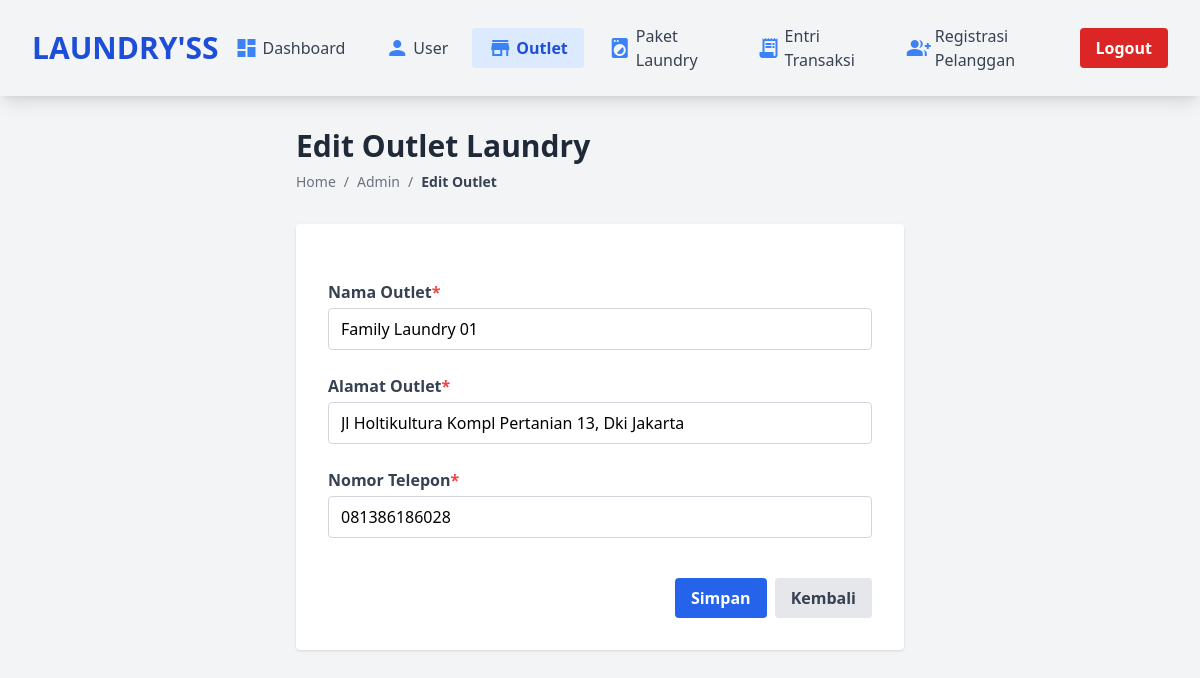
The app's page /admin/ubah_outlet.php?id_outlet=1 with its own data.
### tables this page shows
CREATE TABLE `outlet` (
  `id_outlet` int(11) NOT NULL,
  `nama` varchar(100) NOT NULL,
  `alamat` text NOT NULL,
  `tlp` varchar(15) NOT NULL
);

### admin/ubah_outlet.php (the view, shortened to what this page needs)
<!DOCTYPE html>
<html lang="en">
<head>
    <script src="https://cdn.tailwindcss.com"></script>
</head>
<body class="bg-gray-100 min-h-screen">
   <nav class="bg-blue shadow-lg px-8 py-4 flex items-center justify-between">
        <div class="flex items-center gap-4">
            <span class="text-3xl font-bold text-blue-700">LAUNDRY'SS</span>
        </div>
        <div class="flex items-center gap-2">
            <a href="../index_admin.php" class="flex items-center px-4 py-2 hover:bg-blue-50 rounded transition text-gray-700">
                <span class="material-icons text-blue-500 mr-1">dashboard</span>
                Dashboard
            </a>
            <a href="user.php" class="flex items-center px-4 py-2 hover:bg-blue-50 rounded transition text-gray-700">
                <span class="material-icons text-blue-500 mr-1">person</span>
                User
            </a>
            <a href="./outlet.php" class="flex items-center px-4 py-2 bg-blue-100 text-blue-700 rounded font-semibold">
                <span class="material-icons text-blue-500 mr-1">store</span>
                Outlet
            </a>
            <a href="./paket.php" class="flex items-center px-4 py-2 hover:bg-blue-50 rounded transition text-gray-700">
                <span class="material-icons text-blue-500 mr-1">local_laundry_service</span>
                Paket Laundry
            </a>
            <a href="transaksi.php" class="flex items-center px-4 py-2 hover:bg-blue-50 rounded transition text-gray-700">
                <span class="material-icons text-blue-500 mr-1">receipt_long</span>
                Entri Transaksi
            </a>
            <a href="member.php" class="flex items-center px-4 py-2 hover:bg-blue-50 rounded transition text-gray-700">
                <span class="material-icons text-blue-500 mr-1">group_add</span>
                Registrasi Pelanggan
            </a>
            <a href="./logout.php" class="bg-red-600 px-4 py-2 rounded hover:bg-red-700 font-bold text-white">
                Logout
            </a>
        </div>
    </nav>
    <main class="p-8 max-w-2xl mx-auto">
        <div class="mb-8">
            <h1 class="text-3xl font-bold text-gray-800 mb-2">Edit Outlet Laundry</h1>
            <nav class="text-sm text-gray-500">
                <ol class="list-reset flex">
                    <li><a href="../index_admin.php" class="hover:text-blue-600">Home</a></li>
                    <li><span class="mx-2">/</span></li>
                    <li>Admin</li>
                    <li><span class="mx-2">/</span></li>
                    <li class="text-gray-700 font-semibold">Edit Outlet</li>
                </ol>
            </nav>
        </div>
        <div class="bg-white rounded shadow p-8">
            <?php
                include "koneksi.php";
                $sql = 'select * from outlet where id_outlet = ' .$_GET['id_outlet'] ;
                $result = mysqli_query($conn, $sql);
                $data = mysqli_fetch_assoc($result);
            ?>
            <form action="proses_ubah_outlet.php" method="post" class="space-y-6">
                <div>
                    <label class="block text-gray-700 mb-1 font-semibold">Nama Outlet<span class="text-red-500">*</span></label>
                    <input type="text" name="nama" class="w-full border border-gray-300 rounded px-3 py-2 focus:outline-none focus:ring-2 focus:ring-blue-400" value="<?= $data['nama']?>" required>
                </div>
                <div>
                    <label class="block text-gray-700 mb-1 font-semibold">Alamat Outlet<span class="text-red-500">*</span></label>
                    <input type="text" name="alamat" class="w-full border border-gray-300 rounded px-3 py-2 focus:outline-none focus:ring-2 focus:ring-blue-400" value="<?= $data['alamat']?>" required>
                </div>
                <div>
                    <label class="block text-gray-700 mb-1 font-semibold">Nomor Telepon<span class="text-red-500">*</span></label>
                    <input type="text" name="tlp" class="w-full border border-gray-300 rounded px-3 py-2 focus:outline-none focus:ring-2 focus:ring-blue-400" value="<?= $data['tlp']?>" required>
                </div>
                <div class="flex justify-end gap-2 pt-4">
                    <button type="submit" class="px-4 py-2 rounded bg-blue-600 hover:bg-blue-700 text-white font-semibold">Simpan</button>
                    <a href="./admin/outlet.php" class="px-4 py-2 rounded bg-gray-200 hover:bg-gray-300 text-gray-700 font-semibold">Kembali</a>
                </div>
            </form>
        </div>
    </main>
</body>
</html>

### records on screen
outlet: nama "Family Laundry 01", alamat "Jl Holtikultura Kompl Pertanian 13, Dki Jakarta", tlp "081386186028"
